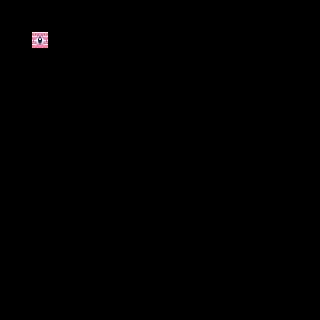

A 2D game scene composited from a Tiled map and its tileset images. What follows is a short description and the map's XML, with every tile layer's data as written:
An orthogonal 20x20 tile map with 16x16 px tiles, 1 tile layer (Tile Layer 1) and 11 objects (obj.Peachy).

<map version="1.5" tiledversion="1.7.2" orientation="orthogonal" renderorder="right-down" width="20" height="20" tilewidth="16" tileheight="16" infinite="0" nextlayerid="3" nextobjectid="3">
 <editorsettings>
  <export target="empty.lua" format="lua" />
 </editorsettings>
 <tileset firstgid="1" name="test" tilewidth="16" tileheight="16" spacing="2" margin="1" tilecount="15" columns="15">
  <image source="../../tilesets/test.png" width="270" height="18" />
  <tile id="1">
   <objectgroup draworder="index" id="2">
    <object id="1" x="0" y="0" width="16" height="16" />
   </objectgroup>
  </tile>
  <tile id="2">
   <objectgroup draworder="index" id="2">
    <object id="1" x="0" y="0" width="16" height="16" />
   </objectgroup>
  </tile>
  <tile id="3">
   <objectgroup draworder="index" id="2">
    <object id="1" x="0" y="0" width="16" height="16" />
   </objectgroup>
  </tile>
  <tile id="4">
   <objectgroup draworder="index" id="2">
    <object id="1" x="0" y="0" width="16" height="16" />
   </objectgroup>
  </tile>
  <tile id="5">
   <objectgroup draworder="index" id="2">
    <object id="1" x="0" y="0" width="16" height="16" />
   </objectgroup>
  </tile>
  <tile id="6">
   <objectgroup draworder="index" id="2">
    <object id="1" x="0" y="0" width="16" height="16" />
   </objectgroup>
  </tile>
  <tile id="7">
   <objectgroup draworder="index" id="2">
    <object id="1" x="0" y="0" width="16" height="16" />
   </objectgroup>
  </tile>
  <tile id="8">
   <objectgroup draworder="index" id="2">
    <object id="1" x="0" y="0" width="16" height="16" />
   </objectgroup>
  </tile>
  <tile id="9">
   <objectgroup draworder="index" id="2">
    <object id="1" x="0" y="0" width="16" height="16" />
   </objectgroup>
  </tile>
  <tile id="10">
   <objectgroup draworder="index" id="3">
    <object id="2" x="0" y="0" width="16" height="16" />
   </objectgroup>
  </tile>
 </tileset>
 <layer id="1" name="Tile Layer 1" width="20" height="20">
  <data encoding="csv">
0,0,0,0,0,0,0,0,0,0,0,0,0,0,0,0,0,0,0,0,
0,0,0,0,0,0,0,0,0,0,0,0,0,0,0,0,0,0,0,0,
0,0,4,0,0,0,0,0,0,0,0,0,0,0,0,0,0,0,0,0,
0,0,0,0,0,0,0,0,0,0,0,0,0,0,0,0,0,0,0,0,
0,0,0,0,0,0,0,0,0,0,0,0,0,0,0,0,0,0,0,0,
0,0,0,0,0,0,0,0,0,0,0,0,0,0,0,0,0,0,0,0,
0,0,0,0,0,0,0,0,0,0,0,0,0,0,0,0,0,0,0,0,
0,0,0,0,0,0,0,0,0,0,0,0,0,0,0,0,0,0,0,0,
0,0,0,0,0,0,0,0,0,0,0,0,0,0,0,0,0,0,0,0,
0,0,0,0,0,0,0,0,0,0,0,0,0,0,0,0,0,0,0,0,
0,0,0,0,0,0,0,0,0,0,0,0,0,0,0,0,0,0,0,0,
0,0,0,0,0,0,0,0,0,0,0,0,0,0,0,0,0,0,0,0,
0,0,0,0,0,0,0,0,0,0,0,0,0,0,0,0,0,0,0,0,
0,0,0,0,0,0,0,0,0,0,0,0,0,0,0,0,0,0,0,0,
0,0,0,0,0,0,0,0,0,0,0,0,0,0,0,0,0,0,0,0,
0,0,0,0,0,0,0,0,0,0,0,0,0,0,0,0,0,0,0,0,
0,0,0,0,0,0,0,0,0,0,0,0,0,0,0,0,0,0,0,0,
0,0,0,0,0,0,0,0,0,0,0,0,0,0,0,0,0,0,0,0,
0,0,0,0,0,0,0,0,0,0,0,0,0,0,0,0,0,0,0,0,
0,0,0,0,0,0,0,0,0,0,0,0,0,0,0,0,0,0,0,0
</data>
 </layer>
 <objectgroup id="2" name="Object Layer 1">
  <object id="2" type="obj.Peachy" x="80" y="32">
   <properties>
    <property name="initial_tag" value="main" />
    <property name="path" value="*/coind" />
   </properties>
   <point />
  </object>
 </objectgroup>
</map>
